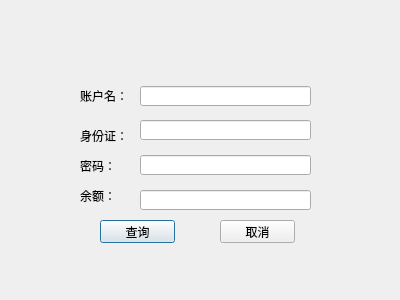
<?xml version="1.0" encoding="UTF-8"?>
<ui version="4.0">
 <class>SeachAccount</class>
 <widget class="QDialog" name="SeachAccount">
  <property name="geometry">
   <rect>
    <x>0</x>
    <y>0</y>
    <width>400</width>
    <height>300</height>
   </rect>
  </property>
  <property name="windowTitle">
   <string>Dialog</string>
  </property>
  <widget class="QLabel" name="label">
   <property name="geometry">
    <rect>
     <x>80</x>
     <y>90</y>
     <width>54</width>
     <height>12</height>
    </rect>
   </property>
   <property name="text">
    <string>账户名：</string>
   </property>
  </widget>
  <widget class="QLabel" name="label_2">
   <property name="geometry">
    <rect>
     <x>80</x>
     <y>130</y>
     <width>54</width>
     <height>12</height>
    </rect>
   </property>
   <property name="text">
    <string>身份证：</string>
   </property>
  </widget>
  <widget class="QLabel" name="label_3">
   <property name="geometry">
    <rect>
     <x>80</x>
     <y>190</y>
     <width>54</width>
     <height>12</height>
    </rect>
   </property>
   <property name="text">
    <string>余额：</string>
   </property>
  </widget>
  <widget class="QLineEdit" name="aname">
   <property name="geometry">
    <rect>
     <x>140</x>
     <y>86</y>
     <width>171</width>
     <height>20</height>
    </rect>
   </property>
  </widget>
  <widget class="QLineEdit" name="aid">
   <property name="geometry">
    <rect>
     <x>140</x>
     <y>120</y>
     <width>171</width>
     <height>20</height>
    </rect>
   </property>
  </widget>
  <widget class="QLineEdit" name="money">
   <property name="geometry">
    <rect>
     <x>140</x>
     <y>190</y>
     <width>171</width>
     <height>20</height>
    </rect>
   </property>
   <property name="readOnly">
    <bool>true</bool>
   </property>
  </widget>
  <widget class="QPushButton" name="seach">
   <property name="geometry">
    <rect>
     <x>100</x>
     <y>220</y>
     <width>75</width>
     <height>23</height>
    </rect>
   </property>
   <property name="text">
    <string>查询</string>
   </property>
  </widget>
  <widget class="QLabel" name="label_4">
   <property name="geometry">
    <rect>
     <x>80</x>
     <y>160</y>
     <width>54</width>
     <height>12</height>
    </rect>
   </property>
   <property name="text">
    <string>密码：</string>
   </property>
  </widget>
  <widget class="QLineEdit" name="passwd">
   <property name="geometry">
    <rect>
     <x>140</x>
     <y>155</y>
     <width>171</width>
     <height>20</height>
    </rect>
   </property>
   <property name="echoMode">
    <enum>QLineEdit::Password</enum>
   </property>
   <property name="readOnly">
    <bool>false</bool>
   </property>
  </widget>
  <widget class="QPushButton" name="cancel">
   <property name="geometry">
    <rect>
     <x>220</x>
     <y>220</y>
     <width>75</width>
     <height>23</height>
    </rect>
   </property>
   <property name="text">
    <string>取消</string>
   </property>
  </widget>
 </widget>
 <resources/>
 <connections/>
</ui>
